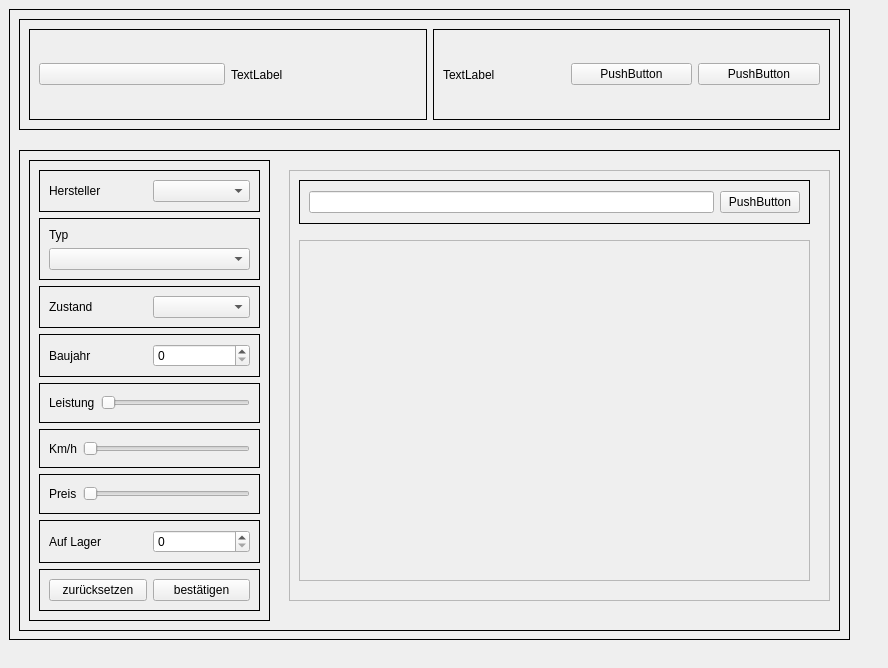
<?xml version="1.0" encoding="UTF-8"?>
<ui version="4.0">
 <class>Startseite</class>
 <widget class="QMainWindow" name="Startseite">
  <property name="geometry">
   <rect>
    <x>0</x>
    <y>0</y>
    <width>888</width>
    <height>668</height>
   </rect>
  </property>
  <property name="windowTitle">
   <string>MainWindow</string>
  </property>
  <widget class="QWidget" name="frame_2">
   <widget class="QFrame" name="main_frame">
    <property name="geometry">
     <rect>
      <x>9</x>
      <y>9</y>
      <width>841</width>
      <height>631</height>
     </rect>
    </property>
    <property name="frameShape">
     <enum>QFrame::Box</enum>
    </property>
    <property name="frameShadow">
     <enum>QFrame::Plain</enum>
    </property>
    <widget class="QFrame" name="header_frame">
     <property name="geometry">
      <rect>
       <x>10</x>
       <y>10</y>
       <width>821</width>
       <height>111</height>
      </rect>
     </property>
     <property name="frameShape">
      <enum>QFrame::Box</enum>
     </property>
     <property name="frameShadow">
      <enum>QFrame::Plain</enum>
     </property>
     <layout class="QHBoxLayout" name="horizontalLayout">
      <item>
       <widget class="QFrame" name="frame">
        <property name="frameShape">
         <enum>QFrame::Box</enum>
        </property>
        <property name="frameShadow">
         <enum>QFrame::Plain</enum>
        </property>
        <layout class="QHBoxLayout" name="horizontalLayout_2">
         <item>
          <widget class="QPushButton" name="pushButton">
           <property name="text">
            <string/>
           </property>
          </widget>
         </item>
         <item>
          <widget class="QLabel" name="label">
           <property name="text">
            <string>TextLabel</string>
           </property>
          </widget>
         </item>
        </layout>
       </widget>
      </item>
      <item>
       <widget class="QFrame" name="frame_3">
        <property name="frameShape">
         <enum>QFrame::Box</enum>
        </property>
        <property name="frameShadow">
         <enum>QFrame::Plain</enum>
        </property>
        <layout class="QHBoxLayout" name="horizontalLayout_3">
         <item>
          <widget class="QLabel" name="label_2">
           <property name="text">
            <string>TextLabel</string>
           </property>
          </widget>
         </item>
         <item>
          <widget class="QPushButton" name="pushButton_2">
           <property name="text">
            <string>PushButton</string>
           </property>
          </widget>
         </item>
         <item>
          <widget class="QPushButton" name="pushButton_3">
           <property name="text">
            <string>PushButton</string>
           </property>
          </widget>
         </item>
        </layout>
       </widget>
      </item>
     </layout>
    </widget>
    <widget class="QFrame" name="content_frame">
     <property name="geometry">
      <rect>
       <x>10</x>
       <y>141</y>
       <width>821</width>
       <height>481</height>
      </rect>
     </property>
     <property name="frameShape">
      <enum>QFrame::Box</enum>
     </property>
     <property name="frameShadow">
      <enum>QFrame::Plain</enum>
     </property>
     <widget class="QFrame" name="frame_4">
      <property name="geometry">
       <rect>
        <x>10</x>
        <y>10</y>
        <width>241</width>
        <height>461</height>
       </rect>
      </property>
      <property name="frameShape">
       <enum>QFrame::Box</enum>
      </property>
      <property name="frameShadow">
       <enum>QFrame::Plain</enum>
      </property>
      <layout class="QVBoxLayout" name="verticalLayout_5">
       <item>
        <widget class="QFrame" name="frame_10">
         <property name="frameShape">
          <enum>QFrame::Box</enum>
         </property>
         <property name="frameShadow">
          <enum>QFrame::Plain</enum>
         </property>
         <layout class="QHBoxLayout" name="horizontalLayout_6">
          <item>
           <widget class="QLabel" name="hersteller_label">
            <property name="text">
             <string>Hersteller</string>
            </property>
           </widget>
          </item>
          <item>
           <widget class="QComboBox" name="comboBox_hersteller">
            <property name="editable">
             <bool>false</bool>
            </property>
           </widget>
          </item>
         </layout>
        </widget>
       </item>
       <item>
        <widget class="QFrame" name="frame_9">
         <property name="frameShape">
          <enum>QFrame::Box</enum>
         </property>
         <property name="frameShadow">
          <enum>QFrame::Plain</enum>
         </property>
         <layout class="QVBoxLayout" name="verticalLayout_6">
          <item>
           <widget class="QLabel" name="typ_label">
            <property name="text">
             <string>Typ</string>
            </property>
           </widget>
          </item>
          <item>
           <widget class="QComboBox" name="typ_comboBox"/>
          </item>
         </layout>
        </widget>
       </item>
       <item>
        <widget class="QFrame" name="frame_14">
         <property name="frameShape">
          <enum>QFrame::Box</enum>
         </property>
         <property name="frameShadow">
          <enum>QFrame::Plain</enum>
         </property>
         <layout class="QHBoxLayout" name="horizontalLayout_9">
          <item>
           <widget class="QLabel" name="zustand_label">
            <property name="text">
             <string>Zustand</string>
            </property>
           </widget>
          </item>
          <item>
           <widget class="QComboBox" name="comboBox_zustand"/>
          </item>
         </layout>
        </widget>
       </item>
       <item>
        <widget class="QFrame" name="frame_13">
         <property name="frameShape">
          <enum>QFrame::Box</enum>
         </property>
         <property name="frameShadow">
          <enum>QFrame::Plain</enum>
         </property>
         <layout class="QHBoxLayout" name="horizontalLayout_10">
          <item>
           <widget class="QLabel" name="baujahr_label">
            <property name="text">
             <string>Baujahr</string>
            </property>
           </widget>
          </item>
          <item>
           <widget class="QSpinBox" name="baujahr_spinBox"/>
          </item>
         </layout>
        </widget>
       </item>
       <item>
        <widget class="QFrame" name="frame_12">
         <property name="frameShape">
          <enum>QFrame::Box</enum>
         </property>
         <property name="frameShadow">
          <enum>QFrame::Plain</enum>
         </property>
         <layout class="QHBoxLayout" name="horizontalLayout_11">
          <item>
           <widget class="QLabel" name="leistung_label">
            <property name="text">
             <string>Leistung</string>
            </property>
           </widget>
          </item>
          <item>
           <widget class="QSlider" name="horizontalSlider_leistung">
            <property name="maximum">
             <number>1000</number>
            </property>
            <property name="orientation">
             <enum>Qt::Horizontal</enum>
            </property>
           </widget>
          </item>
         </layout>
        </widget>
       </item>
       <item>
        <widget class="QFrame" name="frame_11">
         <property name="frameShape">
          <enum>QFrame::Box</enum>
         </property>
         <property name="frameShadow">
          <enum>QFrame::Plain</enum>
         </property>
         <layout class="QHBoxLayout" name="horizontalLayout_7">
          <item>
           <widget class="QLabel" name="km_label">
            <property name="text">
             <string>Km/h</string>
            </property>
           </widget>
          </item>
          <item>
           <widget class="QSlider" name="horizontalSlider_km">
            <property name="maximum">
             <number>100</number>
            </property>
            <property name="orientation">
             <enum>Qt::Horizontal</enum>
            </property>
           </widget>
          </item>
         </layout>
        </widget>
       </item>
       <item>
        <widget class="QFrame" name="frame_15">
         <property name="frameShape">
          <enum>QFrame::Box</enum>
         </property>
         <property name="frameShadow">
          <enum>QFrame::Plain</enum>
         </property>
         <layout class="QHBoxLayout" name="horizontalLayout_8">
          <item>
           <widget class="QLabel" name="label_3">
            <property name="text">
             <string>Preis</string>
            </property>
           </widget>
          </item>
          <item>
           <widget class="QSlider" name="horizontalSlider_preis">
            <property name="maximum">
             <number>1000</number>
            </property>
            <property name="orientation">
             <enum>Qt::Horizontal</enum>
            </property>
           </widget>
          </item>
         </layout>
        </widget>
       </item>
       <item>
        <widget class="QFrame" name="frame_16">
         <property name="frameShape">
          <enum>QFrame::Box</enum>
         </property>
         <property name="frameShadow">
          <enum>QFrame::Plain</enum>
         </property>
         <layout class="QHBoxLayout" name="horizontalLayout_12">
          <item>
           <widget class="QLabel" name="label_4">
            <property name="text">
             <string>Auf Lager</string>
            </property>
           </widget>
          </item>
          <item>
           <widget class="QSpinBox" name="auf_lager_spinBox"/>
          </item>
         </layout>
        </widget>
       </item>
       <item>
        <widget class="QFrame" name="frame_6">
         <property name="frameShape">
          <enum>QFrame::Box</enum>
         </property>
         <property name="frameShadow">
          <enum>QFrame::Plain</enum>
         </property>
         <layout class="QHBoxLayout" name="horizontalLayout_4">
          <item>
           <widget class="QPushButton" name="bufferleer_button">
            <property name="text">
             <string>zurücksetzen</string>
            </property>
           </widget>
          </item>
          <item>
           <widget class="QPushButton" name="such_infor_commit">
            <property name="text">
             <string>bestätigen</string>
            </property>
           </widget>
          </item>
         </layout>
        </widget>
       </item>
      </layout>
     </widget>
     <widget class="QFrame" name="frame_5">
      <property name="geometry">
       <rect>
        <x>270</x>
        <y>20</y>
        <width>541</width>
        <height>431</height>
       </rect>
      </property>
      <property name="frameShape">
       <enum>QFrame::StyledPanel</enum>
      </property>
      <property name="frameShadow">
       <enum>QFrame::Plain</enum>
      </property>
      <widget class="QFrame" name="frame_7">
       <property name="geometry">
        <rect>
         <x>10</x>
         <y>10</y>
         <width>511</width>
         <height>44</height>
        </rect>
       </property>
       <property name="frameShape">
        <enum>QFrame::Box</enum>
       </property>
       <property name="frameShadow">
        <enum>QFrame::Plain</enum>
       </property>
       <layout class="QHBoxLayout" name="horizontalLayout_5">
        <item>
         <widget class="QLineEdit" name="lineEdit_2"/>
        </item>
        <item>
         <widget class="QPushButton" name="pushButton_4">
          <property name="text">
           <string>PushButton</string>
          </property>
         </widget>
        </item>
       </layout>
      </widget>
      <widget class="QFrame" name="frame_8">
       <property name="geometry">
        <rect>
         <x>10</x>
         <y>70</y>
         <width>511</width>
         <height>341</height>
        </rect>
       </property>
       <property name="frameShape">
        <enum>QFrame::StyledPanel</enum>
       </property>
       <property name="frameShadow">
        <enum>QFrame::Plain</enum>
       </property>
      </widget>
     </widget>
    </widget>
   </widget>
  </widget>
 </widget>
 <resources>
  <include location="../GUI/image.qrc"/>
 </resources>
 <connections/>
</ui>
